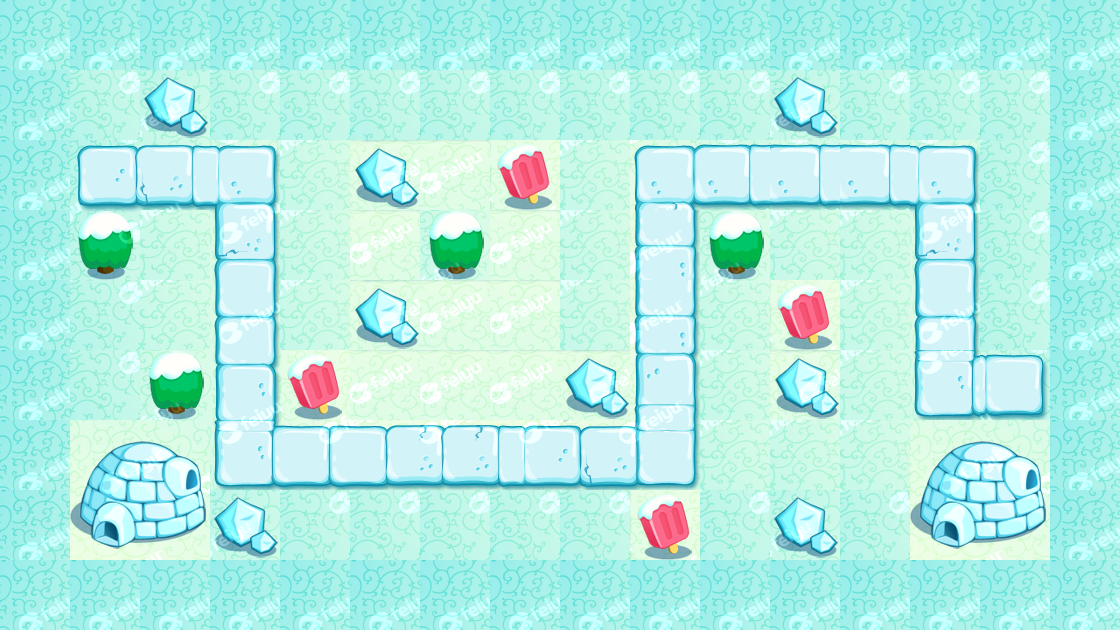

The image is a tile-based game level rendered from a .tmx file. Its description and complete source (layers, tilesets, objects, tile grids) follow:
An orthogonal 16x9 tile map with 70x70 px tiles, 1 tile layer (bg) and 12 objects (road1, road2, player).

<map version="1.0" orientation="orthogonal" renderorder="right-down" width="16" height="9" tilewidth="70" tileheight="70" nextobjectid="34">
 <tileset firstgid="1" name="1" tilewidth="70" tileheight="70" tilecount="91" columns="13">
  <image source="1.png" width="910" height="490" />
  <tile id="0">
   <properties>
    <property name="type" value="ground" />
   </properties>
  </tile>
  <tile id="1">
   <properties>
    <property name="type" value="ground" />
   </properties>
  </tile>
  <tile id="2">
   <properties>
    <property name="type" value="block" />
   </properties>
  </tile>
  <tile id="3">
   <properties>
    <property name="type" value="ground" />
   </properties>
  </tile>
  <tile id="4">
   <properties>
    <property name="type" value="block" />
   </properties>
  </tile>
  <tile id="5">
   <properties>
    <property name="type" value="ground" />
   </properties>
  </tile>
  <tile id="6">
   <properties>
    <property name="type" value="ground" />
   </properties>
  </tile>
  <tile id="7">
   <properties>
    <property name="type" value="block" />
   </properties>
  </tile>
  <tile id="8">
   <properties>
    <property name="type" value="block" />
   </properties>
  </tile>
  <tile id="9">
   <properties>
    <property name="type" value="ground" />
   </properties>
  </tile>
  <tile id="10">
   <properties>
    <property name="type" value="ground" />
   </properties>
  </tile>
  <tile id="11">
   <properties>
    <property name="type" value="ground" />
   </properties>
  </tile>
  <tile id="13">
   <properties>
    <property name="type" value="ground" />
   </properties>
  </tile>
  <tile id="14">
   <properties>
    <property name="type" value="road" />
   </properties>
  </tile>
  <tile id="15">
   <properties>
    <property name="type" value="road" />
   </properties>
  </tile>
  <tile id="16">
   <properties>
    <property name="type" value="road" />
   </properties>
  </tile>
  <tile id="17">
   <properties>
    <property name="type" value="ground" />
   </properties>
  </tile>
  <tile id="18">
   <properties>
    <property name="type" value="ground" />
   </properties>
  </tile>
  <tile id="19">
   <properties>
    <property name="type" value="ground" />
   </properties>
  </tile>
  <tile id="20">
   <properties>
    <property name="type" value="block" />
   </properties>
  </tile>
  <tile id="21">
   <properties>
    <property name="type" value="block" />
   </properties>
  </tile>
  <tile id="22">
   <properties>
    <property name="type" value="road" />
   </properties>
  </tile>
  <tile id="23">
   <properties>
    <property name="type" value="road" />
   </properties>
  </tile>
  <tile id="24">
   <properties>
    <property name="type" value="road" />
   </properties>
  </tile>
  <tile id="26">
   <properties>
    <property name="type" value="ground" />
   </properties>
  </tile>
  <tile id="27">
   <properties>
    <property name="type" value="block" />
   </properties>
  </tile>
  <tile id="28">
   <properties>
    <property name="type" value="ground" />
   </properties>
  </tile>
  <tile id="29">
   <properties>
    <property name="type" value="road" />
   </properties>
  </tile>
  <tile id="30">
   <properties>
    <property name="type" value="block" />
   </properties>
  </tile>
  <tile id="31">
   <properties>
    <property name="type" value="block" />
   </properties>
  </tile>
  <tile id="32">
   <properties>
    <property name="type" value="ground" />
   </properties>
  </tile>
  <tile id="33">
   <properties>
    <property name="type" value="block" />
   </properties>
  </tile>
  <tile id="34">
   <properties>
    <property name="type" value="ground" />
   </properties>
  </tile>
  <tile id="35">
   <properties>
    <property name="type" value="road" />
   </properties>
  </tile>
  <tile id="36">
   <properties>
    <property name="type" value="ground" />
   </properties>
  </tile>
  <tile id="37">
   <properties>
    <property name="type" value="block" />
   </properties>
  </tile>
  <tile id="39">
   <properties>
    <property name="type" value="ground" />
   </properties>
  </tile>
  <tile id="40">
   <properties>
    <property name="type" value="ground" />
   </properties>
  </tile>
  <tile id="41">
   <properties>
    <property name="type" value="ground" />
   </properties>
  </tile>
  <tile id="42">
   <properties>
    <property name="type" value="road" />
   </properties>
  </tile>
  <tile id="43">
   <properties>
    <property name="type" value="ground" />
   </properties>
  </tile>
  <tile id="44">
   <properties>
    <property name="type" value="ground" />
   </properties>
  </tile>
  <tile id="45">
   <properties>
    <property name="type" value="block" />
   </properties>
  </tile>
  <tile id="46">
   <properties>
    <property name="type" value="ground" />
   </properties>
  </tile>
  <tile id="47">
   <properties>
    <property name="type" value="ground" />
   </properties>
  </tile>
  <tile id="48">
   <properties>
    <property name="type" value="road" />
   </properties>
  </tile>
  <tile id="49">
   <properties>
    <property name="type" value="ground" />
   </properties>
  </tile>
  <tile id="50">
   <properties>
    <property name="type" value="ground" />
   </properties>
  </tile>
  <tile id="52">
   <properties>
    <property name="type" value="ground" />
   </properties>
  </tile>
  <tile id="53">
   <properties>
    <property name="type" value="ground" />
   </properties>
  </tile>
  <tile id="54">
   <properties>
    <property name="type" value="block" />
   </properties>
  </tile>
  <tile id="55">
   <properties>
    <property name="type" value="road" />
   </properties>
  </tile>
  <tile id="56">
   <properties>
    <property name="type" value="block" />
   </properties>
  </tile>
  <tile id="57">
   <properties>
    <property name="type" value="ground" />
   </properties>
  </tile>
  <tile id="58">
   <properties>
    <property name="type" value="ground" />
   </properties>
  </tile>
  <tile id="61">
   <properties>
    <property name="type" value="road" />
   </properties>
  </tile>
  <tile id="62">
   <properties>
    <property name="type" value="block" />
   </properties>
  </tile>
  <tile id="63">
   <properties>
    <property name="type" value="ground" />
   </properties>
  </tile>
  <tile id="65">
   <properties>
    <property name="type" value="ground" />
   </properties>
  </tile>
  <tile id="66">
   <properties>
    <property name="type" value="ground" />
   </properties>
  </tile>
  <tile id="67">
   <properties>
    <property name="type" value="ground" />
   </properties>
  </tile>
  <tile id="68">
   <properties>
    <property name="type" value="road" />
   </properties>
  </tile>
  <tile id="69">
   <properties>
    <property name="type" value="road" />
   </properties>
  </tile>
  <tile id="70">
   <properties>
    <property name="type" value="road" />
   </properties>
  </tile>
  <tile id="71">
   <properties>
    <property name="type" value="road" />
   </properties>
  </tile>
  <tile id="72">
   <properties>
    <property name="type" value="road" />
   </properties>
  </tile>
  <tile id="73">
   <properties>
    <property name="type" value="road" />
   </properties>
  </tile>
  <tile id="74">
   <properties>
    <property name="type" value="road" />
   </properties>
  </tile>
  <tile id="75">
   <properties>
    <property name="type" value="ground" />
   </properties>
  </tile>
  <tile id="76">
   <properties>
    <property name="type" value="ground" />
   </properties>
  </tile>
  <tile id="80">
   <properties>
    <property name="type" value="ground" />
   </properties>
  </tile>
  <tile id="81">
   <properties>
    <property name="type" value="ground" />
   </properties>
  </tile>
  <tile id="84">
   <properties>
    <property name="type" value="ground" />
   </properties>
  </tile>
  <tile id="85">
   <properties>
    <property name="type" value="block" />
   </properties>
  </tile>
  <tile id="86">
   <properties>
    <property name="type" value="ground" />
   </properties>
  </tile>
  <tile id="87">
   <properties>
    <property name="type" value="ground" />
   </properties>
  </tile>
  <tile id="88">
   <properties>
    <property name="type" value="ground" />
   </properties>
  </tile>
  <tile id="89">
   <properties>
    <property name="type" value="ground" />
   </properties>
  </tile>
 </tileset>
 <layer name="bg" width="16" height="9">
  <data encoding="csv">
1,1,1,1,1,1,1,1,1,1,1,1,1,1,1,1,
1,67,3,67,67,67,67,67,67,67,67,3,67,67,67,1,
1,15,16,17,68,86,85,57,68,23,24,24,24,17,67,1,
1,28,68,30,68,85,55,85,68,49,55,68,68,30,67,1,
1,67,68,43,68,86,85,85,68,49,68,57,68,43,67,1,
1,67,55,56,57,85,85,85,86,62,68,86,68,69,25,1,
1,8,9,69,70,71,72,73,74,75,68,68,68,8,9,1,
1,21,22,3,67,67,67,67,67,57,67,3,67,21,22,1,
1,1,1,1,1,1,1,1,1,1,1,1,1,1,1,1
</data>
 </layer>
 <objectgroup name="road" visible="0">
  <object id="2" name="road1" x="70" y="210" />
  <object id="5" name="road2" x="210" y="210" />
  <object id="6" x="210" y="490" />
  <object id="7" x="630" y="490" />
  <object id="8" x="630" y="210" />
  <object id="10" x="910" y="210" />
  <object id="17" x="910" y="420" />
  <object id="18" x="980" y="420" />
 </objectgroup>
 <objectgroup name="start_end" visible="0">
  <object id="19" x="70" y="210" />
  <object id="20" x="980" y="420" />
  <object id="21" x="1236" y="-206" height="2" />
 </objectgroup>
 <objectgroup name="object">
  <object id="28" name="player" x="70" y="140" width="70" height="70" />
 </objectgroup>
</map>
